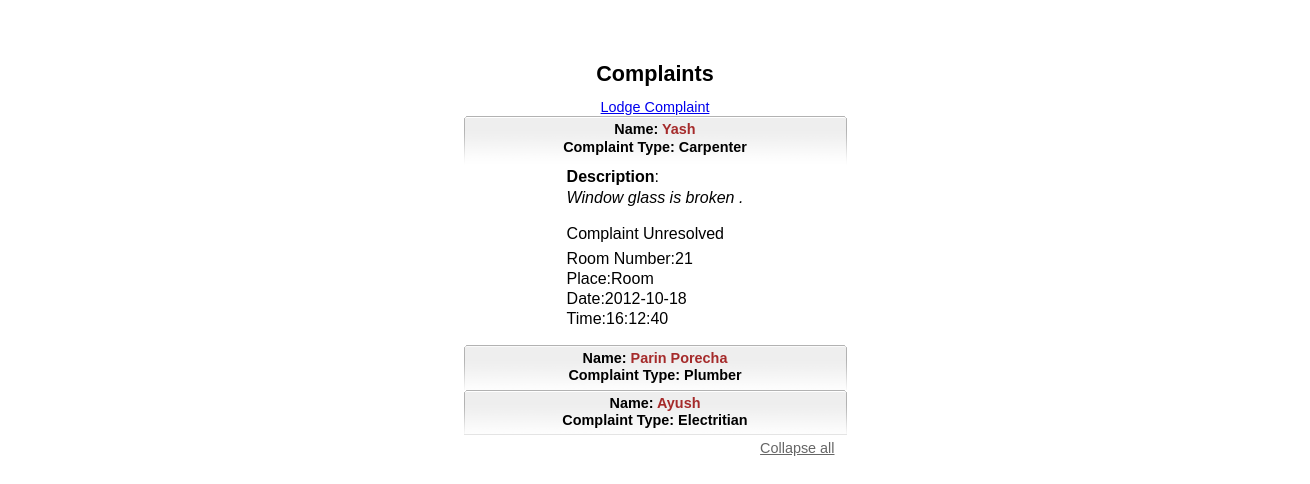
The app's page /frame2_complaints/mainuser.php with its own data.
### tables this page shows
CREATE TABLE `students` (
  `roll_no` int(11) NOT NULL,
  `name` varchar(100) NOT NULL,
  `sex` char(1) default NULL,
  `bdate` date default NULL,
  `email_id` varchar(100) NOT NULL,
  `bloodgroup` varchar(5) default NULL,
  `allergy` varchar(100) default NULL,
  `address` varchar(1000) default NULL,
  `contact_no` varchar(20) default NULL,
  `guardian_name` varchar(100) default NULL,
  `guardian_contact_no` varchar(20) default NULL,
  PRIMARY KEY  (`roll_no`)
);

CREATE TABLE `complaints` (
  `complain_id` int(11) NOT NULL auto_increment,
  `student_id` int(11) default NULL,
  `complaint_type` varchar(20) NOT NULL,
  `description` varchar(1000) NOT NULL,
  `place` varchar(100) default NULL,
  `complaint_date` date default NULL,
  `complaint_time` time default NULL,
  `date_resolved` date default NULL,
  `time_resolved` time default NULL,
  `status` varchar(20) default NULL,
  PRIMARY KEY  (`complain_id`)
);

CREATE TABLE `student_room` (
  `room_no` varchar(20) NOT NULL,
  `floor` varchar(20) NOT NULL,
  `capacity` int(11) NOT NULL,
  `occupancy_status` int(11) default '0',
  `student1` int(11) default NULL,
  `student2` int(11) default NULL,
  `student3` int(11) default NULL,
  PRIMARY KEY  (`room_no`)
);

### frame2_complaints/mainuser.php (the view, shortened to what this page needs)
<?php
$usr=$_SESSION['uu'];
$con = mysql_connect();
$result = mysql_query("SELECT * FROM students s,complaints c,student_room r where s.roll_no=c.student_id and (s.roll_no=r.student1 or s.roll_no=r.student2 or s.roll_no=r.student3) order by c.status,c.complaint_date desc,c.complaint_time desc");
?>
<html>
<head>
</head>
<body>
<center>
<h2><strong>Complaints</strong></h2>
<br />
<a href="lodge.php">Lodge Complaint</a>
<br />
  <ol class="message_list">
            <?php
while($row = mysql_fetch_array($result))
{
?>
  <li>
  <p class="message_head"><cite>
   <strong>Name</strong>:  <font color="Brown">   <?php echo $row['name'];?><br />
   </font>Complaint Type: <?php echo $row['complaint_type'];?><br />
   </cite></p>
	 <div class="message_body">
	 <table>
  <tr>
    <td height="19" colspan="3" valign="top"><strong>Description</strong>:</td>
     </tr>
  <tr>
    <td height="33" colspan="13" valign="top" ><p align="left"><em><?php echo $row['description'];?> </em></p></td>
  </tr>
  <tr>
      <?php if($usr==$row['email_id']){ ?>
            <?php if($row['status']=="False"){ ?>
      <td height="23" colspan="6" valign="top"> <a href="close.php?idd=<?php echo $row['complain_id'] ?>">Close Complaint</a> </td>
            <?php }else{ ?>
    <td height="23" colspan="6" valign="top">Complaint Resolved<br></td>
            <?php } ?>
     <?php }else{ ?>
            <?php if($row['status']=="False"){ ?>
    <td height="23" colspan="6" valign="top">Complaint Unresolved<br></td>
            <?php }else{ ?>
    <td height="23" colspan="6" valign="top">Complaint Resolved</td>
            <?php } ?>
    <?php } ?>
  </tr>
            <tr>
                <td>Room Number:<?php echo $row['room_no'];?></td>
            </tr>
            <tr>
             <td>Place:<?php echo $row['place'];?></td>
            </tr>
             <tr>
             <td>Date:<?php echo $row['complaint_date'];?></td>
            </tr>
             <tr>
             <td>Time:<?php echo $row['complaint_time'];?></td>
            </tr>
  </table>
  </div>
  </li>
<?php
}mysql_close($con);
?>
</ol>
<p class="collapse_buttons"><a href="#" class="show_all_message"></a> <a href="#" class="collpase_all_message">Collapse all</a></p>
</center>
</body>
</html>

### frame2_complaints/mainuser.php (style rules this page uses)
* { margin: 0; padding: 0; }
body { margin: 30px auto; width: 1300px; font: 90%/120% Arial, Helvetica, sans-serif; }
p { padding: 0 0 1em; }
.message_list { list-style: none; margin: 0; padding: 0; width: 383px; }
.message_list li { padding: 0; margin: 0; background: url(images/message-bar.gif) no-repeat; }
.message_head { padding: 5px 10px; cursor: pointer; position: relative; }
.message_head cite { font-size: 100%; font-weight: bold; font-style: normal; }
.message_body { padding: 5px 10px 15px; }
.collapse_buttons { text-align: right; border-top: solid 1px #e4e4e4; padding: 5px 0; width: 383px; }
.collapse_buttons a { margin-left: 15px; float: right; }
.collpase_all_message { background: url(images/collapse-all.gif) no-repeat rights center; padding-right: 12px; color: #666666; }

### records on screen
students: name "Yash", complaints.complaint_type "Carpenter", complaints.description "Window glass is broken .", shows "Complaint Unresolved", student_room.room_no "21", complaints.place "Room", complaints.complaint_date "2012-10-18", complaints.complaint_time "16:12:40"
students: name "Parin Porecha", complaints.complaint_type "Plumber"
students: name "Ayush", complaints.complaint_type "Electritian"
